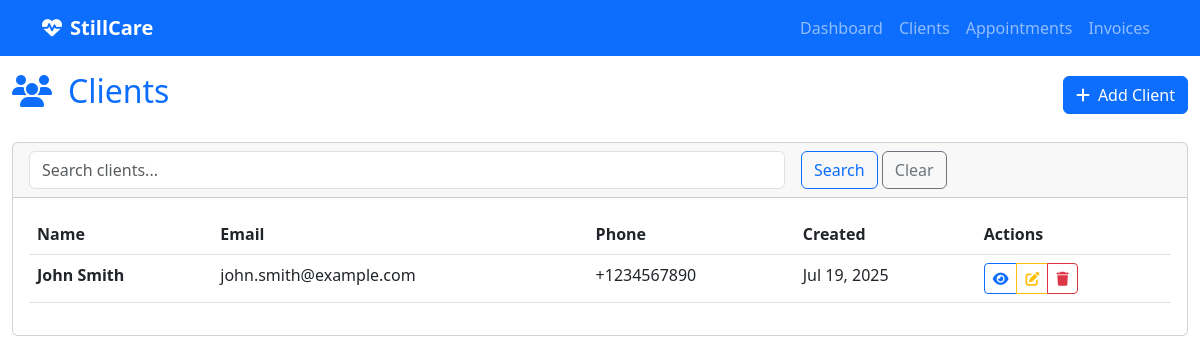
/clients/, run on the app's committed database.
### client_management/models.py (models this page shows, shortened)
class Client(models.Model):
    CHECKLIST_CHOICES = [
        ('basic_care', 'Basic Care'),
        ('medication_management', 'Medication Management'),
        ('wound_care', 'Wound Care'),
        ('physical_therapy', 'Physical Therapy'),
        ('nursing_care', 'Nursing Care'),
        ('social_work', 'Social Work'),
        ('nutrition', 'Nutrition'),
        ('hygiene', 'Hygiene'),
        ('mobility', 'Mobility Assistance'),
        ('monitoring', 'Vital Signs Monitoring'),
        ('education', 'Patient Education'),
        ('family_support', 'Family Support'),
        ('emergency_prep', 'Emergency Preparedness'),
        ('equipment', 'Medical Equipment'),
        ('transportation', 'Transportation'),
    ]
    first_name = models.CharField(max_length=100)
    last_name = models.CharField(max_length=100)
    address = models.TextField()
    phone = models.CharField(max_length=20, blank=True, null=True)
    email = models.EmailField(blank=True, null=True)
    care_checklist = models.JSONField(
        default=list,
        help_text="List of care items required for this client"
    )
    created_at = models.DateTimeField(auto_now_add=True)
    updated_at = models.DateTimeField(auto_now=True)
    @property
    def full_name(self):
        return f"{self.first_name} {self.last_name}"
    class Meta:
        verbose_name = "Client"
        verbose_name_plural = "Clients"
        ordering = ['last_name', 'first_name']

### care_backend/views.py (the view)
# urls.py: path('clients/', views.clients_list, name='client_list'),
def clients_list(request):
    search = request.GET.get('search', '')
    if search:
        clients = Client.objects.filter(
            Q(first_name__icontains=search) |
            Q(last_name__icontains=search) |
            Q(email__icontains=search)
        ).order_by('last_name', 'first_name')
    else:
        clients = Client.objects.all().order_by('last_name', 'first_name')
    context = {
        'clients': clients,
        'search': search,
    }
    return render(request, 'clients/list.html', context)

### templates/clients/list.html (shortened to what this page needs)
{% extends "base.html" %}
{% block content %}
<div class="d-flex justify-content-between align-items-center mb-4">
    <h2 class="text-primary"><i class="fas fa-users me-3"></i>Clients</h2>
    <a href="{% url 'client_create' %}" class="btn btn-primary"><i class="fas fa-plus me-2"></i>Add Client</a>
</div>
<div class="card">
    <div class="card-header">
        <form method="get" class="row g-3">
            <div class="col-md-8">
                <input type="text" class="form-control" name="search" placeholder="Search clients..." value="{{ search }}">
            </div>
            <div class="col-md-4">
                <button type="submit" class="btn btn-outline-primary">Search</button>
                <a href="{% url 'client_list' %}" class="btn btn-outline-secondary">Clear</a>
            </div>
        </form>
    </div>
    <div class="card-body">
        {% if clients %}
            <div class="table-responsive">
                <table class="table table-hover">
                    <thead>
                        <tr>
                            <th>Name</th>
                            <th>Email</th>
                            <th>Phone</th>
                            <th>Created</th>
                            <th>Actions</th>
                        </tr>
                    </thead>
                    <tbody>
                        {% for client in clients %}
                        <tr>
                            <td><strong>{{ client.full_name }}</strong></td>
                            <td>{{ client.email|default:"-" }}</td>
                            <td>{{ client.phone|default:"-" }}</td>
                            <td>{{ client.created_at|date:"M d, Y" }}</td>
                            <td>
                                <div class="btn-group" role="group">
                                    <a href="{% url 'client_detail' client.id %}" class="btn btn-sm btn-outline-primary">
                                        <i class="fas fa-eye"></i>
                                    </a>
                                    <a href="{% url 'client_edit' client.id %}" class="btn btn-sm btn-outline-warning">
                                        <i class="fas fa-edit"></i>
                                    </a>
                                    <a href="{% url 'client_delete' client.id %}" class="btn btn-sm btn-outline-danger">
                                        <i class="fas fa-trash"></i>
                                    </a>
                                </div>
                            </td>
                        </tr>
                        {% endfor %}
                    </tbody>
                </table>
            </div>
        {% endif %}
    </div>
</div>
{% endblock %}

### data on the page
Client: full_name "John Smith", email "john.smith@example.com", phone "+1234567890", created_at "Jul 19, 2025"
